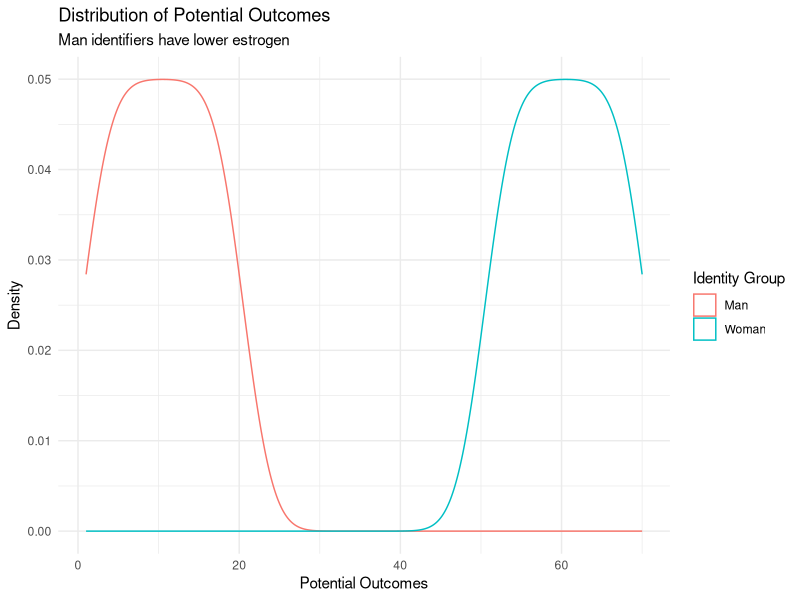

Source code (R): (Note: this script raises an error after producing the figure.)
## ---- chunk 1
library(tidyverse)
library(ggplot2)
library(patchwork)
library(data.table)

options(htmltools.dir.version = FALSE)
knitr::opts_chunk$set(echo = TRUE, dpi = 300)


theme_set(theme_minimal())
## ---- chunk 2
group <- c(rep("Man",20),rep("Woman",20))

po_control <- c(
  seq(from = 1, to = 20), 
  seq(from = 51, to = 70)) 

## Suppose there is no effect. 
## Then, the potential outcomes to control are equal 
## to the potential outcomes to treatment. 
po_treatment <- po_control 
## ---- chunk 3
ggplot() + 
  aes(x=po_control, color = group) +
  geom_density() + 
  labs(
    title = "Distribution of Potential Outcomes", 
    subtitle = "Man identifiers have lower estrogen",
    x = 'Potential Outcomes', 
    y = 'Density', 
    color = 'Identity Group'
  )
## ---- chunk 4
randomize <- function(units_per_group) { 
  ## an (unnecessary) function to randomize units into 
  ## treatment and control 
  ## ---
  ## args: 
  ##  - units_per_group: how many zero and one should be returned
  
  assignment_vector <- rep(c('Control', 'Treatment'), each = units_per_group)
  sample(assignment_vector)
} 

randomize(units_per_group = 4) 
randomize(units_per_group = 4) 
## ---- chunk 5
treatment_assigned <- randomize() 

outcomes <- po_treatment * I(treatment_assigned == "Treatment") + 
  po_control * I(treatment_assigned == "Control")

outcomes
## ---- chunk 6
estimate_ate <- function(y_values, treatment) { 
  
  treatment_group_mean <- mean(outcomes[treatment == 'Treatment'])
  control_group_mean   <- mean(outcomes[treatment == 'Control'])
  
  ate <- treatment_group_mean - control_group_mean
  
  return(
    list(
      "tg_mean" = treatment_group_mean, 
      "cg_mean" = control_group_mean, 
      "ate" = ate)
  )
}

# In fact, there is _no_ effect, but... sampling! 
estimate_ate(y_values = outcomes, treatment = treatment_assigned) 
## ---- chunk 7
treatment_assigned_one <- randomize(units_per_group = 20)
estimate_ate(y_values = outcomes, treatment = treatment_assigned_one) 

treatment_assigned_two <- randomize(units_per_group = 20)
estimate_ate(y_values = outcomes, treatment = treatment_assigned_two) 

treatment_assigned_three <- randomize(units_per_group = 20)
estimate_ate(y_values = outcomes, treatment = treatment_assigned_three) 
## ---- chunk 8
## going to move the randomization inside the `estimate_ate` function 
## for compactness 

sharp_null <- replicate(
  n = 5000, 
  expr = estimate_ate(
    y_value = outcomes, 
    treatment = randomize(units_per_group = 20))
)
## ---- chunk 9
ggplot() + 
  aes(x = sharp_null) + 
  geom_histogram() + 
  labs(
    title = "Distribution of Treatment Effects Under Sharp Null", 
    subtitle = "Distribution is Centered at Zero, And Symmetric", 
    x = "Estimated Average Treatment Effect", 
    y = "Count"
  )
## ---- chunk 10
experimental_randomization <- randomize(units_per_group = 20)
experimental_ate <- estimate_ate(
  y_values = outcomes, 
  treatment = experimental_randomization)

sharp_null <- replicate(
  n = 5000, 
  expr = estimate_ate(
    y_value = outcomes, 
    treatment = randomize(units_per_group = 20))
)

mean(abs(sharp_null) > abs(experimental_ate))
## ---- chunk 11
histogram_no_effect <- ggplot() + 
  aes(x = sharp_null) + 
  geom_histogram() + 
  geom_vline(xintercept = experimental_ate, color = 'darkorange') + 
  labs(
    title = "No Effect: Distribution of Treatment Effects Under Sharp Null", 
    subtitle = "Distribution is Centered at Zero, And Symmetric", 
    x = "Estimated Average Treatment Effect", 
    y = "Count"
  )

## ---- chunk 12
histogram_no_effect
## ---- chunk 13
po_control   <- c(1:20, 51:70)
po_treatment <- po_control + 25

treatment_assigned <- randomize(units_per_group = 20)

outcomes <- po_treatment * I(treatment_assigned == "Treatment") + 
  po_control * I(treatment_assigned == "Control")

experimental_ate_big_effect <- estimate_ate(
  y_values = outcomes, 
  treatment = treatment_assigned
  )
## ---- chunk 14
sharp_null_big_effect <- replicate(
  n = 5000, 
  expr = estimate_ate(
    y_values = outcomes, 
    treatment = randomize(units_per_group = 20)
  )
)
## ---- chunk 15
histogram_big_effect <- ggplot() + 
  aes(x = sharp_null_big_effect) + 
  geom_histogram() + 
  geom_vline(xintercept = experimental_ate_big_effect, color = 'darkorange') + 
  labs(
    title = "Big Effect: Distribution of Treatment Effects Under Sharp Null", 
    subtitle = "Distribution is Centered at Zero, And Symmetric", 
    x = "Estimated Average Treatment Effect", 
    y = "Count"
  )
## ---- chunk 16
histogram_big_effect
## ---- chunk 17
mean(abs(sharp_null_big_effect) > abs(experimental_ate))
## ---- chunk 18
histogram_big_effect / histogram_no_effect
## ---- chunk 19
simulate_study <- function(effect_size, units_per_group) { 
  # requires all functions to date
  
  # generate world
  po_control   <- c(1:20, 51:70)
  po_treatment <- po_control + effect_size
  
  # assign treatment and measure outcomes
  treatment_assigned <- randomize(units_per_group)
  outcomes <- po_treatment * I(treatment_assigned == "Treatment") + 
    po_control * I(treatment_assigned == "Control") 
  
  # estimate ate   
  estimated_ate <- estimate_ate(y_values = outcomes, treatment = treatment_assigned)
  
  # generate sharp null distribution
  sharp_null <- replicate(
    n = 300, 
    expr = estimate_ate(y_values = outcomes, treatment = randomize(units_per_group)
    )
  )
  
  p_value <- mean(abs(sharp_null) > abs(estimated_ate))
  return(list(
    'estimated_ate' = estimated_ate,
    'mean_sharp_null' = mean(sharp_null), 
    'p_value' = p_value)
  )
}

simulate_study(effect_size = 40, units_per_group = 20)

estimate_ate
## ---- chunk 20
simulate_study(effect_size = 100, units_per_group = 20)
## ---- chunk 21
# notice: we now have two loops: 
  # - We're running 1,000 simulations;
  # - In each simulation, there are 5,000 sharp nulls drawn out
  # - So get some coffee if you're running this at home
distribution_of_p_values_10 <- replicate(
  n = 1000, 
  expr = simulate_study(
    effect_size = 10, 
    units_per_group = 20
  )
)

simulate_study

## ---- chunk 22
histogram_pvalues_10 <- ggplot() + 
  aes(x = distribution_of_p_values_10) + 
  geom_histogram() + 
  labs(
    title = "Distribution of P-Values", 
    subtitle = paste0("Percent P-Values < 0.05: ", round(mean(distribution_of_p_values_10 < 0.05) * 100), "%"), 
    x = 'P-Value'
  )
## ---- chunk 23
histogram_pvalues_10
## ---- chunk 24
distribution_of_p_values_20 <- replicate(
  n = 1000, 
  expr = simulate_study(
    effect_size = 40, 
    units_per_group = 20
  )
)
## ---- chunk 25
histogram_pvalues_20 <- ggplot() + 
  aes(x = distribution_of_p_values_20) + 
  geom_histogram() + 
  labs(
    title = "Distribution of P-Values", 
    subtitle = paste0("Percent P-Values < 0.05: ", round(mean(distribution_of_p_values_10 < 0.05) * 100), "%"), 
    x = 'P-Value'
  )
## ---- chunk 26
histogram_pvalues_20
